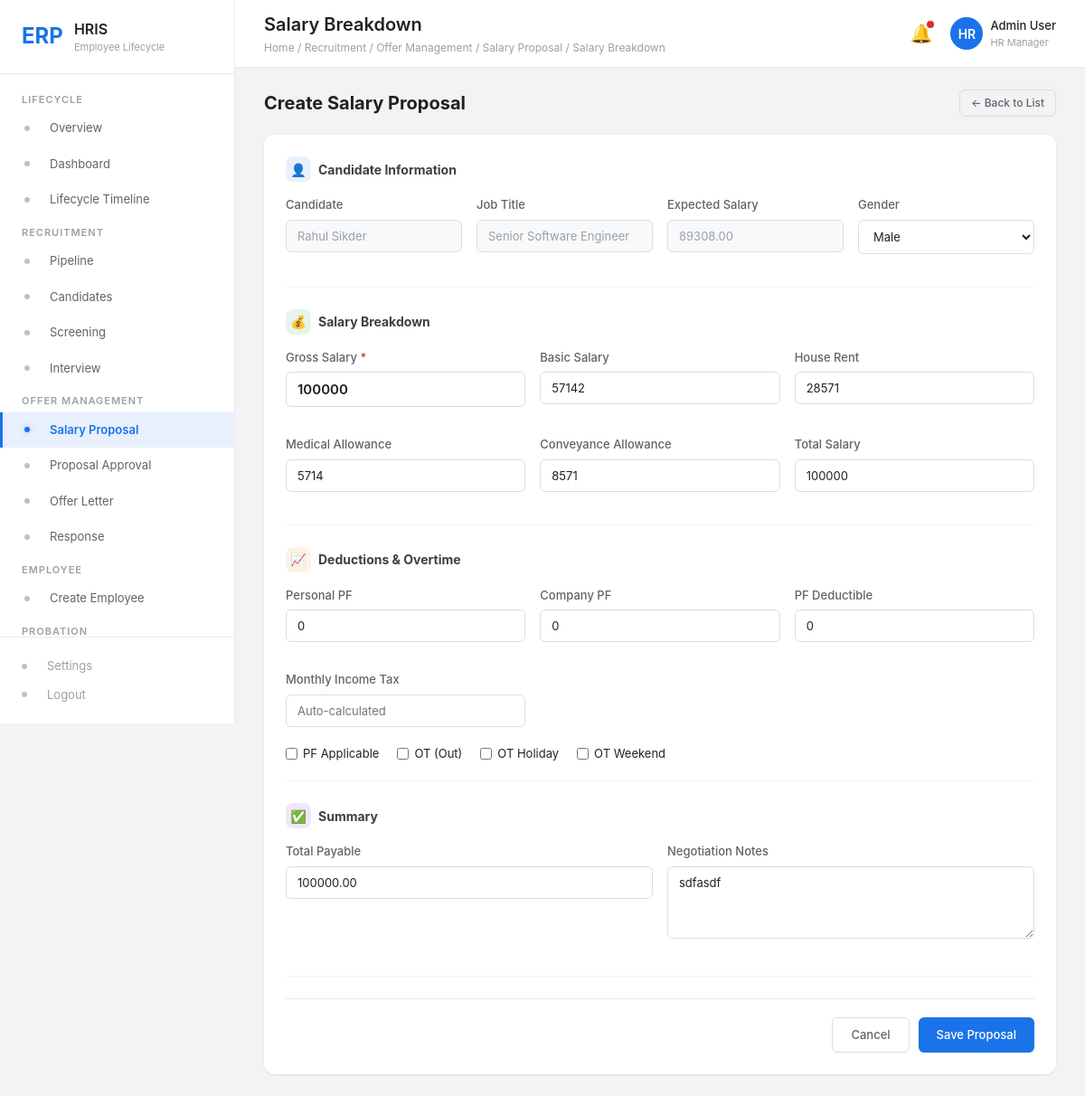
The page /offer_management/salary_breakdown.php?candidate_id=1 on the database its author committed.
### tables this page shows
CREATE TABLE `elms_candidates` (
  `id` int(11) NOT NULL,
  `job_id` int(11) NOT NULL,
  `code` varchar(30) NOT NULL,
  `first_name` varchar(100) NOT NULL,
  `last_name` varchar(100) NOT NULL,
  `email` varchar(100) NOT NULL,
  `phone` varchar(30) DEFAULT NULL,
  `nid` varchar(50) DEFAULT NULL,
  `blood_group` varchar(10) DEFAULT NULL,
  `dob` date DEFAULT NULL,
  `gender` varchar(10) DEFAULT NULL,
  `present_address` text DEFAULT NULL,
  `permanent_address` text DEFAULT NULL,
  `current_salary` decimal(12,2) DEFAULT 0.00,
  `expected_salary` decimal(12,2) DEFAULT 0.00,
  `status_id` int(11) NOT NULL DEFAULT 1,
  `applied_at` datetime DEFAULT current_timestamp(),
  `created_at` timestamp NOT NULL DEFAULT current_timestamp(),
  `updated_at` timestamp NOT NULL DEFAULT current_timestamp() ON UPDATE current_timestamp()
);

CREATE TABLE `elms_requisitions` (
  `id` int(11) NOT NULL,
  `title` varchar(255) NOT NULL,
  `dept_id` int(11) NOT NULL,
  `location` varchar(255) DEFAULT NULL,
  `type` varchar(100) NOT NULL DEFAULT 'Full Time',
  `vacancies` int(11) NOT NULL DEFAULT 1,
  `deadline` date DEFAULT NULL,
  `education` varchar(100) DEFAULT NULL,
  `experience` decimal(4,1) DEFAULT 0.0,
  `salary_min` decimal(12,2) DEFAULT 0.00,
  `salary_max` decimal(12,2) DEFAULT 0.00,
  `skills` text DEFAULT NULL,
  `description` text DEFAULT NULL,
  `responsibilities` text DEFAULT NULL,
  `benefits` text DEFAULT NULL,
  `priority` varchar(20) NOT NULL DEFAULT 'Medium',
  `status` varchar(20) NOT NULL DEFAULT 'Active',
  `created_at` timestamp NOT NULL DEFAULT current_timestamp(),
  `updated_at` timestamp NOT NULL DEFAULT current_timestamp() ON UPDATE current_timestamp()
);

CREATE TABLE `elms_salary_proposals` (
  `id` int(11) NOT NULL,
  `candidate_id` int(11) NOT NULL,
  `proposed_salary` decimal(12,2) NOT NULL,
  `offered_salary` decimal(12,2) DEFAULT NULL,
  `negotiation_notes` text DEFAULT NULL,
  `salary_breakdown` text DEFAULT NULL,
  `status` varchar(20) NOT NULL DEFAULT 'Draft',
  `version` int(11) NOT NULL DEFAULT 1,
  `created_by` varchar(100) DEFAULT 'Admin User',
  `finalized_at` datetime DEFAULT NULL,
  `created_at` timestamp NOT NULL DEFAULT current_timestamp(),
  `updated_at` timestamp NOT NULL DEFAULT current_timestamp() ON UPDATE current_timestamp()
);

### offer_management/salary_breakdown.php (the view, shortened to what this page needs)
<?php
$pdo = getDB();
$candidateId = (int)($_GET['candidate_id'] ?? 0);
$proposalId  = (int)($_GET['proposal_id'] ?? 0);
$candidate = null;
$proposal  = null;
if ($candidateId > 0) {
    $stmt = $pdo->prepare("SELECT c.*, r.title AS job_title, cs.name AS status_name FROM elms_candidates c LEFT JOIN elms_requisitions r ON r.id = c.job_id LEFT JOIN elms_candidate_statuses cs ON cs.id = c.status_id WHERE c.id = :id");
    $stmt->execute([':id' => $candidateId]);
    $candidate = $stmt->fetch();
}
if ($proposalId > 0) {
    $stmt = $pdo->prepare("SELECT * FROM elms_salary_proposals WHERE id = :id");
    $stmt->execute([':id' => $proposalId]);
    $proposal = $stmt->fetch();
} elseif ($candidateId > 0) {
    $stmt = $pdo->prepare("SELECT * FROM elms_salary_proposals WHERE candidate_id = :cid ORDER BY version DESC LIMIT 1");
    $stmt->execute([':cid' => $candidateId]);
    $proposal = $stmt->fetch();
}
$isRevise = $proposal && in_array($proposal['status'], ['Proposed', 'Draft']);
$breakdown = [];
if ($proposal && $proposal['salary_breakdown']) {
    $bd = json_decode($proposal['salary_breakdown'], true);
    if (is_array($bd)) $breakdown = $bd;
}
?>
<div class="rp-top">
    <h1><?= $isRevise ? 'Revise' : 'Create' ?> Salary Proposal</h1>
    <div class="rp-actions">
        <a href="proposal.php" class="btn btn-sm btn-outline">&larr; Back to List</a>
    </div>
</div>
<div class="rp-card">
    <?php if (!$candidate && !$proposal): ?>
        <div class="rp-empty">
            <div class="rp-empty-icon">&#9888;&#65039;</div>
            <h3>No candidate selected</h3>
            <p><a href="proposal.php">Go back to proposal list</a>.</p>
        </div>
    <?php else: ?>
    <form id="proposalForm" autocomplete="off">
        <div class="sb-section">
            <div class="sb-section-title">
                <span class="sb-icon blue">&#x1F464;</span> Candidate Information
            </div>
            <div class="form-row-4">
                <div class="form-group">
                    <label>Candidate</label>
                    <input type="text" class="form-control" value="<?= htmlspecialchars(($candidate['first_name'] ?? '') . ' ' . ($candidate['last_name'] ?? '')) ?>" disabled>
                </div>
                <div class="form-group">
                    <label>Job Title</label>
                    <input type="text" class="form-control" value="<?= htmlspecialchars($candidate['job_title'] ?? 'N/A') ?>" disabled>
                </div>
                <div class="form-group">
                    <label>Expected Salary</label>
                    <input type="text" class="form-control" value="<?= htmlspecialchars($candidate['expected_salary'] ?? '') ?>" disabled>
                </div>
                <div class="form-group">
                    <label>Gender</label>
                    <select class="form-control" id="gender" onchange="calculateSalary()">
                        <option value="male" <?= ($breakdown['gender'] ?? 'male') === 'male' ? 'selected' : '' ?>>Male</option>
                    </select>
                </div>
            </div>
        </div>
        <div class="sb-section">
            <div class="sb-section-title">
                <span class="sb-icon green">&#x1F4B0;</span> Salary Breakdown
            </div>
            <div class="form-row-3">
                <div class="form-group">
                    <label>Gross Salary <span class="required">*</span></label>
                    <input type="number" class="form-control" id="gross-salary" placeholder="Enter gross salary" oninput="calculateSalary()" style="font-weight:600;font-size:15px" value="<?= htmlspecialchars($breakdown['gross_salary'] ?? '') ?>">
                </div>
                <div class="form-group">
                    <label>Basic Salary</label>
                    <input type="number" class="form-control" id="basic-salary" placeholder="Auto-calculated" readonly>
                </div>
                <div class="form-group">
                    <label>House Rent</label>
                    <input type="number" class="form-control" id="house_rent" placeholder="Auto-calculated" readonly>
                </div>
                <div class="form-group">
                    <label>Medical Allowance</label>
                    <input type="number" class="form-control" id="medical_allowance" placeholder="Auto-calculated" readonly>
                </div>
                <div class="form-group">
                    <label>Conveyance Allowance</label>
                    <input type="number" class="form-control" id="convenience" placeholder="Auto-calculated" readonly>
                </div>
                <div class="form-group">
                    <label>Total Salary</label>
                    <input type="number" class="form-control" id="total_salary" placeholder="Auto-calculated" readonly>
                </div>
            </div>
        </div>
        <div class="sb-section">
            <div class="sb-section-title">
                <span class="sb-icon orange">&#x1F4C8;</span> Deductions &amp; Overtime
            </div>
            <div class="form-row-3">
                <div class="form-group">
                    <label>Personal PF</label>
                    <input type="number" class="form-control" id="personal_pf" placeholder="0" oninput="calculateTotalPayable()" value="<?= htmlspecialchars($breakdown['personal_pf'] ?? '') ?>">
                </div>
                <div class="form-group">
                    <label>Company PF</label>
                    <input type="number" class="form-control" id="company_pf" placeholder="0" value="<?= htmlspecialchars($breakdown['company_pf'] ?? '') ?>">
                </div>
                <div class="form-group">
                    <label>PF Deductible</label>
                    <input type="number" class="form-control" id="pf_deductible" placeholder="0" oninput="calculateTotalPayable()" value="<?= htmlspecialchars($breakdown['pf_deductible'] ?? '') ?>">
                </div>
                <div class="form-group">
                    <label>Monthly Income Tax</label>
                    <input type="number" class="form-control" id="monthly_tax" placeholder="Auto-calculated" readonly>
                </div>
            </div>
            <div class="sb-checks">
                <label><input type="checkbox" id="pf_applicable" <?= !empty($breakdown['pf_applicable']) ? 'checked' : '' ?>> PF Applicable</label>
                <label><input type="checkbox" id="ot_out" <?= !empty($breakdown['ot_applicable_out']) ? 'checked' : '' ?>> OT (Out)</label>
                <label><input type="checkbox" id="ot_holiday" <?= !empty($breakdown['ot_holiday']) ? 'checked' : '' ?>> OT Holiday</label>
                <label><input type="checkbox" id="ot_weekend" <?= !empty($breakdown['ot_weekend']) ? 'checked' : '' ?>> OT Weekend</label>
            </div>
        </div>
        <div class="sb-section">
            <div class="sb-section-title">
                <span class="sb-icon purple">&#x2705;</span> Summary
            </div>
            <div class="form-row-2">
                <div class="form-group">
                    <label>Total Payable</label>
                    <input type="number" class="form-control" id="total_payable" placeholder="0" readonly>
                </div>
                <div class="form-group">
                    <label>Negotiation Notes</label>
                    <textarea class="form-control" id="negotiation_notes" rows="3" placeholder="Any notes on negotiation..."><?= htmlspecialchars($breakdown['negotiation_notes'] ?? $proposal['negotiation_notes'] ?? '') ?></textarea>
                </div>
            </div>
        </div>
        <div class="sb-btn-row">
            <a href="proposal.php" class="btn btn-outline">Cancel</a>
            <button type="button" class="btn btn-primary" onclick="saveProposal()">Save Proposal</button>
        </div>
    </form>
    <?php endif; ?>
</div>
<?php
require_once __DIR__ . '/../includes/layout.php';

### css/style.css (style rules this page uses)
* { margin: 0; padding: 0; box-sizing: border-box; }
:root { --sidebar-bg: #ffffff; --sidebar-hover: #f1f3f4; --sidebar-active: #e8f0fe; --sidebar-width: 260px; --sidebar-collapsed: 60px; --primary: #1a73e8; --primary-dark: #1557b0; --success: #1e8e3e; --warning: #f9ab00; --danger: #d93025; --gray-50: #f8f9fa; --gray-100: #f1f3f4; --gray-200: #e8eaed; --gray-300: #dadce0; --gray-400: #bdc1c6; --gray-500: #9aa0a6; --gray-600: #80868b; --gray-700: #5f6368; --gray-800: #3c4043; --gray-900: #202124; --radius: 8px; --shadow: 0 1px 3px rgba(0,0,0,.12), 0 1px 2px rgba(0,0,0,.08); --shadow-lg: 0 4px 16px rgba(0,0,0,.12); --transition: all .2s ease; }
body { font-family: -apple-system, BlinkMacSystemFont, 'Segoe UI', Roboto, 'Helvetica Neue', Arial, sans-serif; background: var(--gray-100); color: var(--gray-900); font-size: 14px; line-height: 1.5; display: flex; min-height: 100vh; }
.form-group { margin-bottom: 16px; }
.form-group label { display: block; font-size: 13px; font-weight: 500; color: var(--gray-700); margin-bottom: 6px; }
.form-group .required { color: var(--danger); }
.form-control { width: 100%; padding: 9px 12px; border: 1px solid var(--gray-300); border-radius: 6px; font-size: 13px; color: var(--gray-900); background: #fff; transition: var(--transition); font-family: inherit; }
.form-control:disabled { background: var(--gray-50); color: var(--gray-500); }
select.form-control { appearance: auto; }
textarea.form-control { resize: vertical; min-height: 80px; }
.form-row-3 { display: grid; grid-template-columns: repeat(3, 1fr); gap: 16px; }
.form-row-4 { display: grid; grid-template-columns: repeat(4, 1fr); gap: 16px; }
.btn { display: inline-flex; align-items: center; gap: 6px; padding: 9px 20px; border: none; border-radius: 6px; font-size: 13px; font-weight: 500; cursor: pointer; transition: var(--transition); text-decoration: none; font-family: inherit; white-space: nowrap; }
.btn-primary { background: var(--primary); color: #fff; }
.btn-outline { background: transparent; color: var(--gray-700); border: 1px solid var(--gray-300); }
.btn-sm { padding: 5px 12px; font-size: 12px; }
.form-row-2 { display: grid; grid-template-columns: 1fr 1fr; gap: 16px; }

### css/page_css/salary-breakdown.css (style rules this page uses)
.rp-top h1 { font-size:20px;font-weight:700;color:var(--gray-900);margin:0;white-space:nowrap }
.rp-actions { display:flex;align-items:center;gap:10px;flex-wrap:wrap }
.rp-card { background:#fff;border-radius:12px;box-shadow:0 1px 3px rgba(0,0,0,.06),0 1px 2px rgba(0,0,0,.04);overflow:hidden;padding:24px }
.sb-section { margin-bottom:24px;padding-bottom:20px;border-bottom:1px solid var(--gray-100) }
.sb-section-title { font-size:14px;font-weight:700;color:var(--gray-800);margin-bottom:16px;display:flex;align-items:center;gap:8px }
.sb-section-title .sb-icon { width:28px;height:28px;border-radius:8px;display:inline-flex;align-items:center;justify-content:center;font-size:14px;flex-shrink:0 }
.sb-section-title .sb-icon.blue { background:#e8f0fe;color:var(--primary) }
.sb-section-title .sb-icon.green { background:#e6f4ea;color:var(--success) }
.sb-section-title .sb-icon.orange { background:#fef3e2;color:#e67e22 }
.sb-section-title .sb-icon.purple { background:#f0e6ff;color:#7c3aed }
.sb-checks { display:flex;gap:20px;flex-wrap:wrap;padding-top:4px }
.sb-checks label { display:flex;align-items:center;gap:6px;font-size:13px;font-weight:400;cursor:pointer }
.sb-btn-row { display:flex;justify-content:flex-end;gap:10px;padding-top:20px;border-top:1px solid var(--gray-200) }

### rows shown on the page
elms_candidates: first_name+last_name "Rahul Sikder", job.title "Senior Software Engineer", expected_salary "89308.00"
elms_salary_proposals: salary_breakdown "Male", salary_breakdown "100000", salary_breakdown "0", salary_breakdown "sdfasdf"

### other values the page prints
APP_SHORT "HRIS"
$label "LIFECYCLE"
$item['text'] "Overview"
$item['text'] "Dashboard"
$item['text'] "Lifecycle Timeline"
$label "RECRUITMENT"
$item['text'] "Pipeline"
$item['text'] "Candidates"
$item['text'] "Screening"
$item['text'] "Interview"
$label "OFFER MANAGEMENT"
$item['text'] "Salary Proposal"
$item['text'] "Proposal Approval"
$item['text'] "Offer Letter"
$item['text'] "Response"
